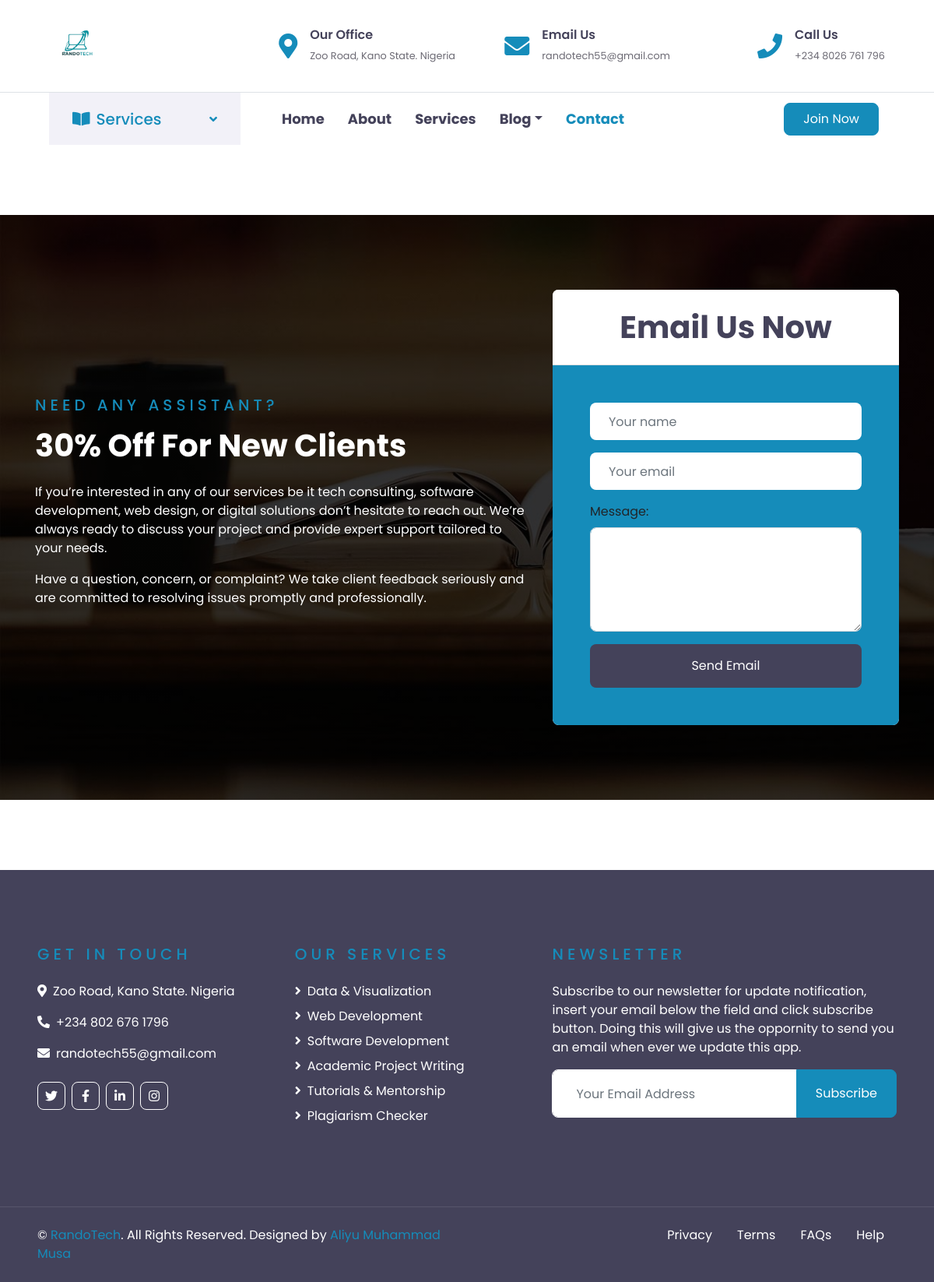
The app's page /contact/, older data.
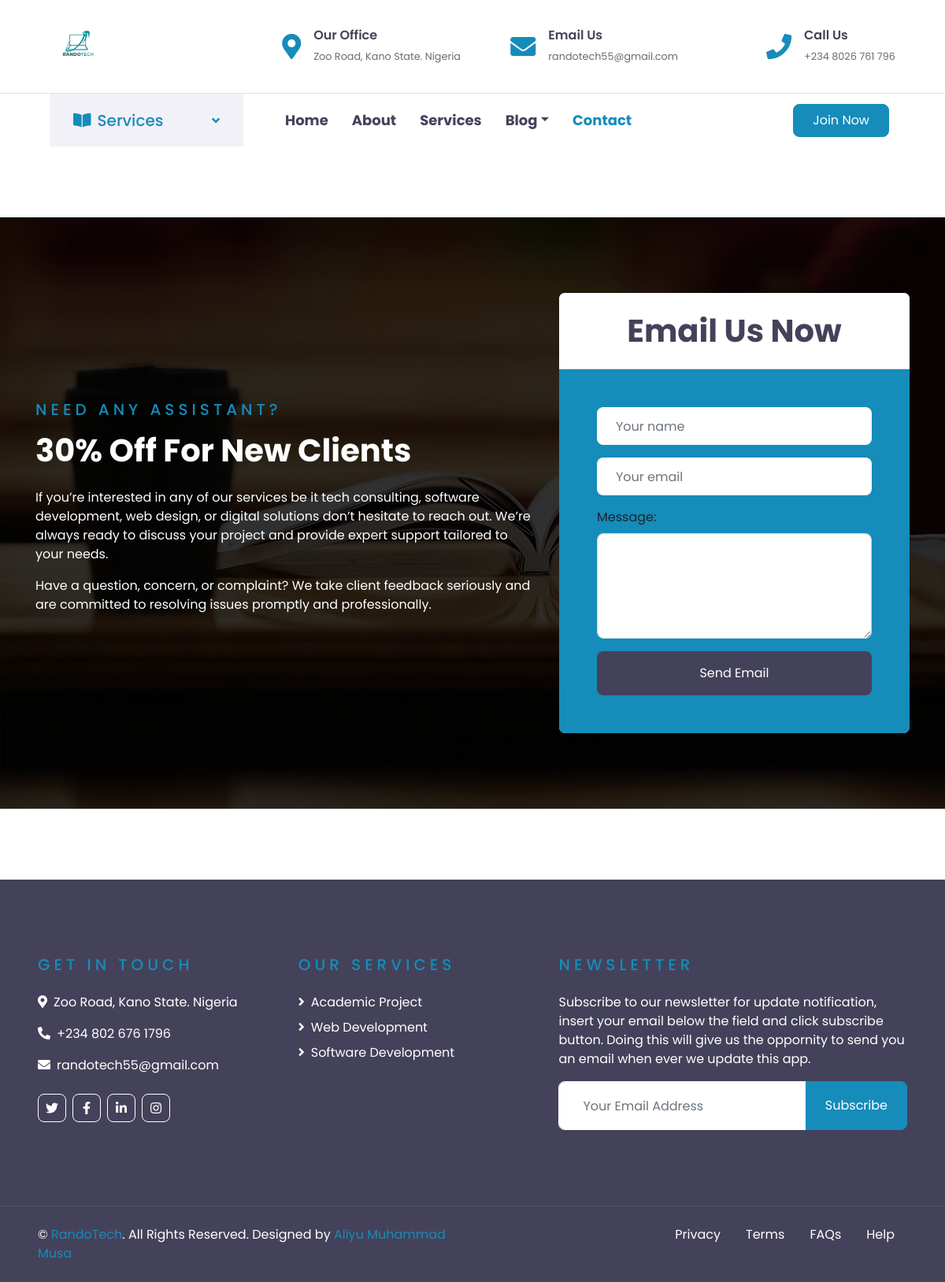
The same page, newer data.
### core/models.py (models this page shows, shortened)
class Service(models.Model):
    name = models.CharField(max_length=50)
    description = models.TextField(default='Write Something')
    price1 = models.IntegerField(default=0)
    price2 = models.IntegerField(default=0)
    price3 = models.IntegerField(default=0)
    price4 = models.IntegerField(default=0)
    price5 = models.IntegerField(default=0)
    cover_img = models.ImageField(upload_to='img/post_cover', default='image')
    img1 = models.ImageField(upload_to='img/img', default='img/post_cover/image_1.jpg')
    img2 = models.ImageField(upload_to='img/img', default='img/post_cover/image_1.jpg')
    img3 = models.ImageField(upload_to='img/img', default='img/post_cover/image_1.jpg')
    img4 = models.ImageField(upload_to='img/img', default='img/post_cover/image_1.jpg')
    def get_absolute_url(self):
        return reverse("core:service_detail", kwargs={"id": self.id})

### core/views.py (the view)
# urls.py: path('contact/', ContactView, name='contact'),
def ContactView(request):
    services = Service.objects.all()
    context = {
        'services' : services,
    }
    return render(request, 'core/contact.html', context)

### core/templates/core/contact.html (shortened to what the changed rows need)
<!DOCTYPE html>
<html lang="en">
  {% load static %}
  <head>
    <link
      href="https://cdnjs.cloudflare.com/ajax/libs/font-awesome/5.10.0/css/all.min.css"
      rel="stylesheet"
    />
    <link
      href="{% static 'lib/owlcarousel/assets/owl.carousel.min.css' %}"
      rel="stylesheet"
    />
    <link
      href="https://cdn.jsdelivr.net/npm/bootstrap@5.3.7/dist/css/bootstrap.min.css"
      rel="stylesheet"
    />
    <link href="{% static 'css/style.css' %}" rel="stylesheet" />
  </head>
  <body>
    <div class="container-fluid bg-registration py-5" style="margin: 90px 0;">
        <div class="container py-5">
            <div class="row align-items-center">
                <div class="col-lg-7 mb-5 mb-lg-0">
                    <div class="mb-4">
                        <h1 class="text-white">30% Off For New Clients</h1>
                    </div>
                </div>
                <div class="col-lg-5">
                    <div class="card border-0">
                        <div class="card-header bg-light text-center p-4">
                            <h1 class="m-0">Email Us Now</h1>
                        </div>
                    </div>
                </div>
            </div>
        </div>
    </div>
    <div
      class="container-fluid bg-dark text-white py-5 px-sm-3 px-lg-5"
      style="margin-top: 90px"
    >
      <div class="row pt-5">
        <div class="col-lg-7 col-md-12">
          <div class="row">
            <div class="col-md-6 mb-5">
              <div class="d-flex flex-column justify-content-start">
                {% for s in services %}
          <a href="{{ s.get_absolute_url }}" class="text-white mb-2"><i class="fa fa-angle-right mr-2"></i>{{s.name}}</a>
          {% endfor %}
              </div>
            </div>
          </div>
        </div>
      </div>
    </div>
  </body>
</html>

Row changes from the older to the newer data that the page shows:
removed Service: name "Academic Project Writing"
removed Service: name "Tutorials & Mentorship"
removed Service: name "Plagiarism Checker"
changed Service: name "Data & Visualization" → "Academic Project"
